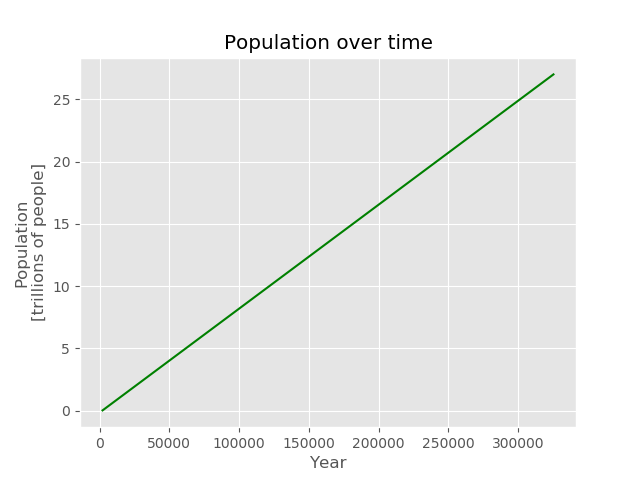

Recreate this plot in Python.
import numpy as np
import pandas as pd
import matplotlib.pyplot as plt
plt.style.use('ggplot')

file = ".\df_predicted_pop.csv"
df = pd.read_csv(file, delimiter=',')

plt.plot(df['Year'], df['Population']/1000000000000, "g")
plt.title('Population over time')
plt.xlabel("Year")
plt.ylabel("Population\n[trillions of people]")
plt.show()
